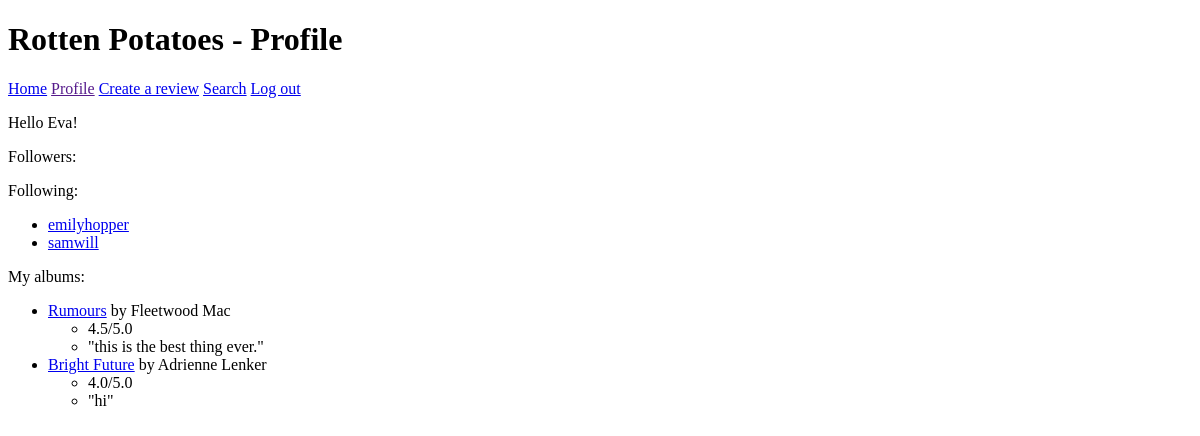
Page /profile (signed in) on the earlier database version.
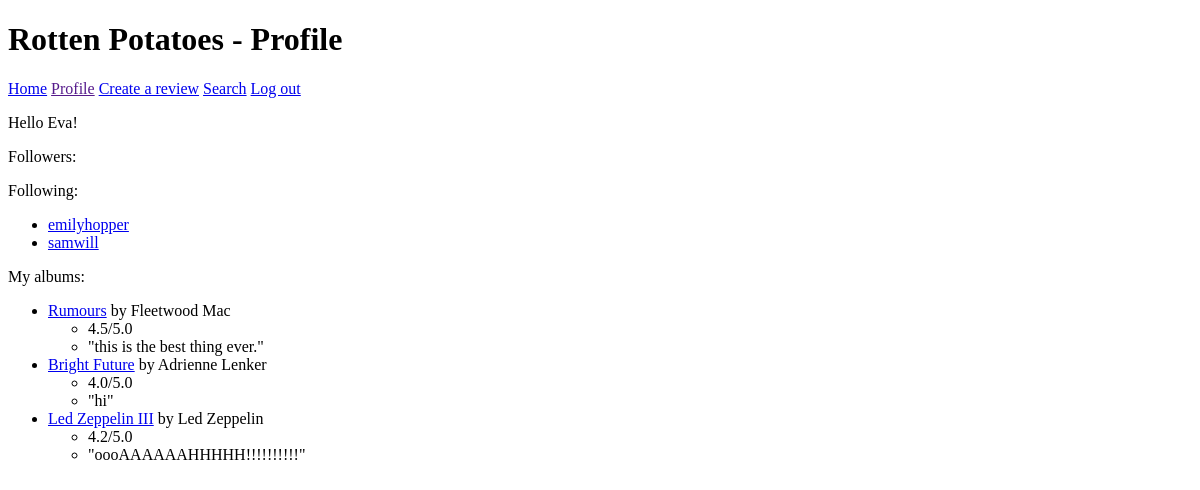
Same page on the later database version.
### users/models.py (models this page shows)
class Person(models.Model):
    user = models.OneToOneField(User, on_delete=models.CASCADE, primary_key=True)
    favoriteColor = models.CharField(max_length=30)
    follows = models.ManyToManyField("self", blank=True)
    def __str__(self):
        return self.user.username

### app/models.py (models this page shows)
class UserAlbumRating(models.Model):
    userOwner = models.ForeignKey(Person, on_delete=models.CASCADE)
    album = models.ForeignKey(Album, on_delete=models.CASCADE)
    rating = models.DecimalField(decimal_places=1, max_digits=2, validators=[MinValueValidator(0), MaxValueValidator(5)])
    review = models.TextField()

class Album(models.Model):
    name = models.CharField(max_length=30)
    artist = models.ForeignKey(Artist, on_delete=models.CASCADE)
    def __str__(self):
        return self.name

class Artist(models.Model):
    name = models.CharField(max_length=30)
    def __str__(self):
        return self.name

### app/views.py (the view)
# urls.py: path("profile", views.profile, name='profile'),
def profile(request):
   person = request.user.person
   albums = UserAlbumRating.objects.filter(userOwner = person).all()
   context = {'albums': albums}
   return render(request, 'app/profile.html', context)

### app/templates/app/profile.html (shortened to what this page needs)
<!DOCTYPE html>
<html lang="en">
    <head>
    </head>
    <body>
        <h1>Rotten Potatoes - Profile</h1>
        <nav>
            <a href="..">Home</a>
            <a href="">Profile</a>
            <a href="add">Create a review</a>
            <a href="search">Search</a>
            <a href="{% url 'users:logout' %}">Log out</a>
        </nav>
        {% if user.is_authenticated %}
        {% if user.first_name %}
        <p>Hello {{user.first_name}}!</p>
        {% else %}
        <p>Hello {{user.username}}!</p>
        {% endif %}
        <p>Followers:</p>
        <p>Following:</p>
        <ul>
            {% for follower in user.person.follows.all %}
            <li><a href="{{follower}}">{{follower}}</a></li>
            {% endfor %}
        </ul>
        <p>My albums:</p>
        <ul>
            {% for album in albums %}
            <li><a href="/album/{{album.album.id}}">{{album.album}}</a> by {{album.album.artist}}</li>
            <ul>
                <li>{{album.rating}}/5.0</li>
                <li>"{{album.review}}"</li>
            </ul>
            {% endfor %}
        </ul>
        {% else %}
        <p>To access this page, you should <a href="{% url 'users:login' %}">log in</a></p>
        {% endif %}
    </body>
</html>

Differences in the rows shown:
added UserAlbumRating: album "Led Zeppelin III", album.artist "Led Zeppelin", rating "4.2", review "oooAAAAAAHHHHH!!!!!!!!!!"
